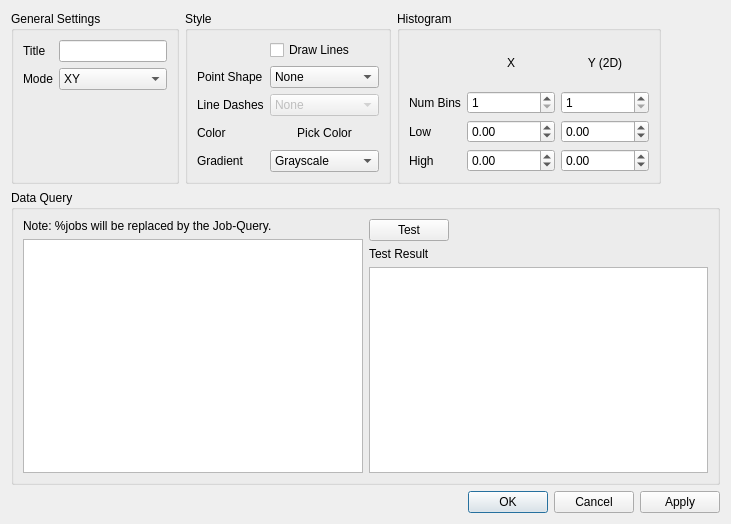
<?xml version="1.0" encoding="UTF-8"?>
<ui version="4.0">
 <class>CurveSettings</class>
 <widget class="QDialog" name="CurveSettings">
  <property name="geometry">
   <rect>
    <x>0</x>
    <y>0</y>
    <width>731</width>
    <height>524</height>
   </rect>
  </property>
  <property name="windowTitle">
   <string>Curve Settings</string>
  </property>
  <property name="windowIcon">
   <iconset resource="icons.qrc">
    <normaloff>:/icons/icons/chart_line_edit.png</normaloff>:/icons/icons/chart_line_edit.png</iconset>
  </property>
  <layout class="QVBoxLayout" name="verticalLayout_2">
   <item>
    <layout class="QHBoxLayout" name="horizontalLayout">
     <item>
      <widget class="QGroupBox" name="groupBox">
       <property name="title">
        <string>General Settings</string>
       </property>
       <layout class="QFormLayout" name="formLayout">
        <item row="0" column="0">
         <widget class="QLabel" name="label">
          <property name="text">
           <string>Title</string>
          </property>
         </widget>
        </item>
        <item row="0" column="1">
         <widget class="QLineEdit" name="title"/>
        </item>
        <item row="1" column="0">
         <widget class="QLabel" name="label_2">
          <property name="text">
           <string>Mode</string>
          </property>
         </widget>
        </item>
        <item row="1" column="1">
         <widget class="QComboBox" name="mode">
          <item>
           <property name="text">
            <string>XY</string>
           </property>
          </item>
          <item>
           <property name="text">
            <string>XY Errors</string>
           </property>
          </item>
          <item>
           <property name="text">
            <string>Statistical Box</string>
           </property>
          </item>
          <item>
           <property name="text">
            <string>Histogram</string>
           </property>
          </item>
          <item>
           <property name="text">
            <string>Histogram 2D</string>
           </property>
          </item>
         </widget>
        </item>
       </layout>
      </widget>
     </item>
     <item>
      <widget class="QGroupBox" name="groupBox_2">
       <property name="title">
        <string>Style</string>
       </property>
       <layout class="QFormLayout" name="formLayout_2">
        <item row="0" column="1">
         <widget class="QCheckBox" name="draw_lines">
          <property name="text">
           <string>Draw Lines</string>
          </property>
         </widget>
        </item>
        <item row="1" column="0">
         <widget class="QLabel" name="label_3">
          <property name="text">
           <string>Point Shape</string>
          </property>
         </widget>
        </item>
        <item row="1" column="1">
         <widget class="QComboBox" name="shape">
          <property name="currentIndex">
           <number>0</number>
          </property>
          <item>
           <property name="text">
            <string>None</string>
           </property>
          </item>
          <item>
           <property name="text">
            <string>Dot</string>
           </property>
          </item>
          <item>
           <property name="text">
            <string>Cross</string>
           </property>
          </item>
          <item>
           <property name="text">
            <string>Plus</string>
           </property>
          </item>
          <item>
           <property name="text">
            <string>Circle</string>
           </property>
          </item>
          <item>
           <property name="text">
            <string>Filled Circle</string>
           </property>
          </item>
          <item>
           <property name="text">
            <string>Square</string>
           </property>
          </item>
          <item>
           <property name="text">
            <string>Diamond</string>
           </property>
          </item>
          <item>
           <property name="text">
            <string>Eight-Star</string>
           </property>
          </item>
          <item>
           <property name="text">
            <string>Triangle Up</string>
           </property>
          </item>
          <item>
           <property name="text">
            <string>Triangle Down</string>
           </property>
          </item>
          <item>
           <property name="text">
            <string>Square-Cross</string>
           </property>
          </item>
          <item>
           <property name="text">
            <string>Square-Plus</string>
           </property>
          </item>
          <item>
           <property name="text">
            <string>Circle-Cross</string>
           </property>
          </item>
          <item>
           <property name="text">
            <string>Circle-Plus</string>
           </property>
          </item>
          <item>
           <property name="text">
            <string>Peace</string>
           </property>
          </item>
         </widget>
        </item>
        <item row="2" column="0">
         <widget class="QLabel" name="label_8">
          <property name="text">
           <string>Line Dashes</string>
          </property>
         </widget>
        </item>
        <item row="2" column="1">
         <widget class="QComboBox" name="dashes">
          <property name="enabled">
           <bool>false</bool>
          </property>
          <item>
           <property name="text">
            <string>None</string>
           </property>
          </item>
          <item>
           <property name="text">
            <string>50/50</string>
           </property>
          </item>
         </widget>
        </item>
        <item row="3" column="0">
         <widget class="QLabel" name="label_10">
          <property name="text">
           <string>Color</string>
          </property>
         </widget>
        </item>
        <item row="3" column="1">
         <widget class="QPushButton" name="color">
          <property name="styleSheet">
           <string notr="true"/>
          </property>
          <property name="text">
           <string>Pick Color</string>
          </property>
          <property name="flat">
           <bool>true</bool>
          </property>
         </widget>
        </item>
        <item row="4" column="0">
         <widget class="QLabel" name="label_5">
          <property name="text">
           <string>Gradient</string>
          </property>
         </widget>
        </item>
        <item row="4" column="1">
         <widget class="QComboBox" name="gradient">
          <item>
           <property name="text">
            <string>Grayscale</string>
           </property>
          </item>
          <item>
           <property name="text">
            <string>Hot</string>
           </property>
          </item>
          <item>
           <property name="text">
            <string>Cold</string>
           </property>
          </item>
          <item>
           <property name="text">
            <string>Night</string>
           </property>
          </item>
          <item>
           <property name="text">
            <string>Candy</string>
           </property>
          </item>
          <item>
           <property name="text">
            <string>Geography</string>
           </property>
          </item>
          <item>
           <property name="text">
            <string>Ion</string>
           </property>
          </item>
          <item>
           <property name="text">
            <string>Thermal</string>
           </property>
          </item>
          <item>
           <property name="text">
            <string>Polar</string>
           </property>
          </item>
          <item>
           <property name="text">
            <string>Spectrum</string>
           </property>
          </item>
          <item>
           <property name="text">
            <string>Jet</string>
           </property>
          </item>
          <item>
           <property name="text">
            <string>Hues</string>
           </property>
          </item>
         </widget>
        </item>
       </layout>
      </widget>
     </item>
     <item>
      <widget class="QGroupBox" name="groupBox_3">
       <property name="title">
        <string>Histogram</string>
       </property>
       <layout class="QGridLayout" name="gridLayout">
        <item row="1" column="1">
         <widget class="QSpinBox" name="hist_bins_x">
          <property name="minimum">
           <number>1</number>
          </property>
          <property name="maximum">
           <number>10000</number>
          </property>
         </widget>
        </item>
        <item row="2" column="1">
         <widget class="QDoubleSpinBox" name="hist_low_x">
          <property name="minimum">
           <double>-100000.000000000000000</double>
          </property>
          <property name="maximum">
           <double>100000.000000000000000</double>
          </property>
         </widget>
        </item>
        <item row="2" column="2">
         <widget class="QDoubleSpinBox" name="hist_low_y">
          <property name="minimum">
           <double>-100000.000000000000000</double>
          </property>
          <property name="maximum">
           <double>100000.000000000000000</double>
          </property>
         </widget>
        </item>
        <item row="0" column="1">
         <widget class="QLabel" name="label_14">
          <property name="text">
           <string>X</string>
          </property>
          <property name="alignment">
           <set>Qt::AlignCenter</set>
          </property>
         </widget>
        </item>
        <item row="0" column="2">
         <widget class="QLabel" name="label_15">
          <property name="text">
           <string>Y (2D)</string>
          </property>
          <property name="alignment">
           <set>Qt::AlignCenter</set>
          </property>
         </widget>
        </item>
        <item row="1" column="0">
         <widget class="QLabel" name="label_13">
          <property name="text">
           <string>Num Bins</string>
          </property>
         </widget>
        </item>
        <item row="3" column="2">
         <widget class="QDoubleSpinBox" name="hist_high_y">
          <property name="minimum">
           <double>-100000.000000000000000</double>
          </property>
          <property name="maximum">
           <double>100000.000000000000000</double>
          </property>
         </widget>
        </item>
        <item row="3" column="0">
         <widget class="QLabel" name="label_12">
          <property name="text">
           <string>High</string>
          </property>
         </widget>
        </item>
        <item row="1" column="2">
         <widget class="QSpinBox" name="hist_bins_y">
          <property name="minimum">
           <number>1</number>
          </property>
          <property name="maximum">
           <number>10000</number>
          </property>
         </widget>
        </item>
        <item row="3" column="1">
         <widget class="QDoubleSpinBox" name="hist_high_x">
          <property name="minimum">
           <double>-100000.000000000000000</double>
          </property>
          <property name="maximum">
           <double>100000.000000000000000</double>
          </property>
         </widget>
        </item>
        <item row="2" column="0">
         <widget class="QLabel" name="label_11">
          <property name="text">
           <string>Low</string>
          </property>
         </widget>
        </item>
       </layout>
      </widget>
     </item>
     <item>
      <spacer name="horizontalSpacer_2">
       <property name="orientation">
        <enum>Qt::Horizontal</enum>
       </property>
       <property name="sizeHint" stdset="0">
        <size>
         <width>40</width>
         <height>20</height>
        </size>
       </property>
      </spacer>
     </item>
    </layout>
   </item>
   <item>
    <widget class="QGroupBox" name="groupBox_4">
     <property name="sizePolicy">
      <sizepolicy hsizetype="Expanding" vsizetype="Expanding">
       <horstretch>2</horstretch>
       <verstretch>2</verstretch>
      </sizepolicy>
     </property>
     <property name="title">
      <string>Data Query</string>
     </property>
     <layout class="QHBoxLayout" name="horizontalLayout_2">
      <item>
       <layout class="QVBoxLayout" name="verticalLayout_3">
        <item>
         <widget class="QLabel" name="label_9">
          <property name="text">
           <string>Note: %jobs will be replaced by the Job-Query.</string>
          </property>
         </widget>
        </item>
        <item>
         <widget class="QPlainTextEdit" name="query"/>
        </item>
       </layout>
      </item>
      <item>
       <layout class="QVBoxLayout" name="verticalLayout">
        <item>
         <layout class="QHBoxLayout" name="horizontalLayout_3">
          <item>
           <widget class="QPushButton" name="test">
            <property name="text">
             <string>Test</string>
            </property>
           </widget>
          </item>
          <item>
           <spacer name="horizontalSpacer">
            <property name="orientation">
             <enum>Qt::Horizontal</enum>
            </property>
            <property name="sizeHint" stdset="0">
             <size>
              <width>40</width>
              <height>20</height>
             </size>
            </property>
           </spacer>
          </item>
         </layout>
        </item>
        <item>
         <widget class="QLabel" name="label_4">
          <property name="text">
           <string>Test Result</string>
          </property>
         </widget>
        </item>
        <item>
         <widget class="QPlainTextEdit" name="query_results">
          <property name="readOnly">
           <bool>true</bool>
          </property>
         </widget>
        </item>
       </layout>
      </item>
     </layout>
    </widget>
   </item>
   <item>
    <widget class="QDialogButtonBox" name="buttonBox">
     <property name="orientation">
      <enum>Qt::Horizontal</enum>
     </property>
     <property name="standardButtons">
      <set>QDialogButtonBox::Apply|QDialogButtonBox::Cancel|QDialogButtonBox::Ok</set>
     </property>
    </widget>
   </item>
  </layout>
 </widget>
 <tabstops>
  <tabstop>title</tabstop>
  <tabstop>mode</tabstop>
  <tabstop>draw_lines</tabstop>
  <tabstop>shape</tabstop>
  <tabstop>dashes</tabstop>
  <tabstop>color</tabstop>
  <tabstop>hist_bins_x</tabstop>
  <tabstop>hist_bins_y</tabstop>
  <tabstop>hist_low_x</tabstop>
  <tabstop>hist_low_y</tabstop>
  <tabstop>hist_high_x</tabstop>
  <tabstop>hist_high_y</tabstop>
  <tabstop>query</tabstop>
  <tabstop>test</tabstop>
  <tabstop>query_results</tabstop>
 </tabstops>
 <resources>
  <include location="icons.qrc"/>
 </resources>
 <connections>
  <connection>
   <sender>buttonBox</sender>
   <signal>accepted()</signal>
   <receiver>CurveSettings</receiver>
   <slot>accept()</slot>
   <hints>
    <hint type="sourcelabel">
     <x>527</x>
     <y>510</y>
    </hint>
    <hint type="destinationlabel">
     <x>157</x>
     <y>274</y>
    </hint>
   </hints>
  </connection>
  <connection>
   <sender>buttonBox</sender>
   <signal>rejected()</signal>
   <receiver>CurveSettings</receiver>
   <slot>reject()</slot>
   <hints>
    <hint type="sourcelabel">
     <x>595</x>
     <y>510</y>
    </hint>
    <hint type="destinationlabel">
     <x>286</x>
     <y>274</y>
    </hint>
   </hints>
  </connection>
 </connections>
</ui>
